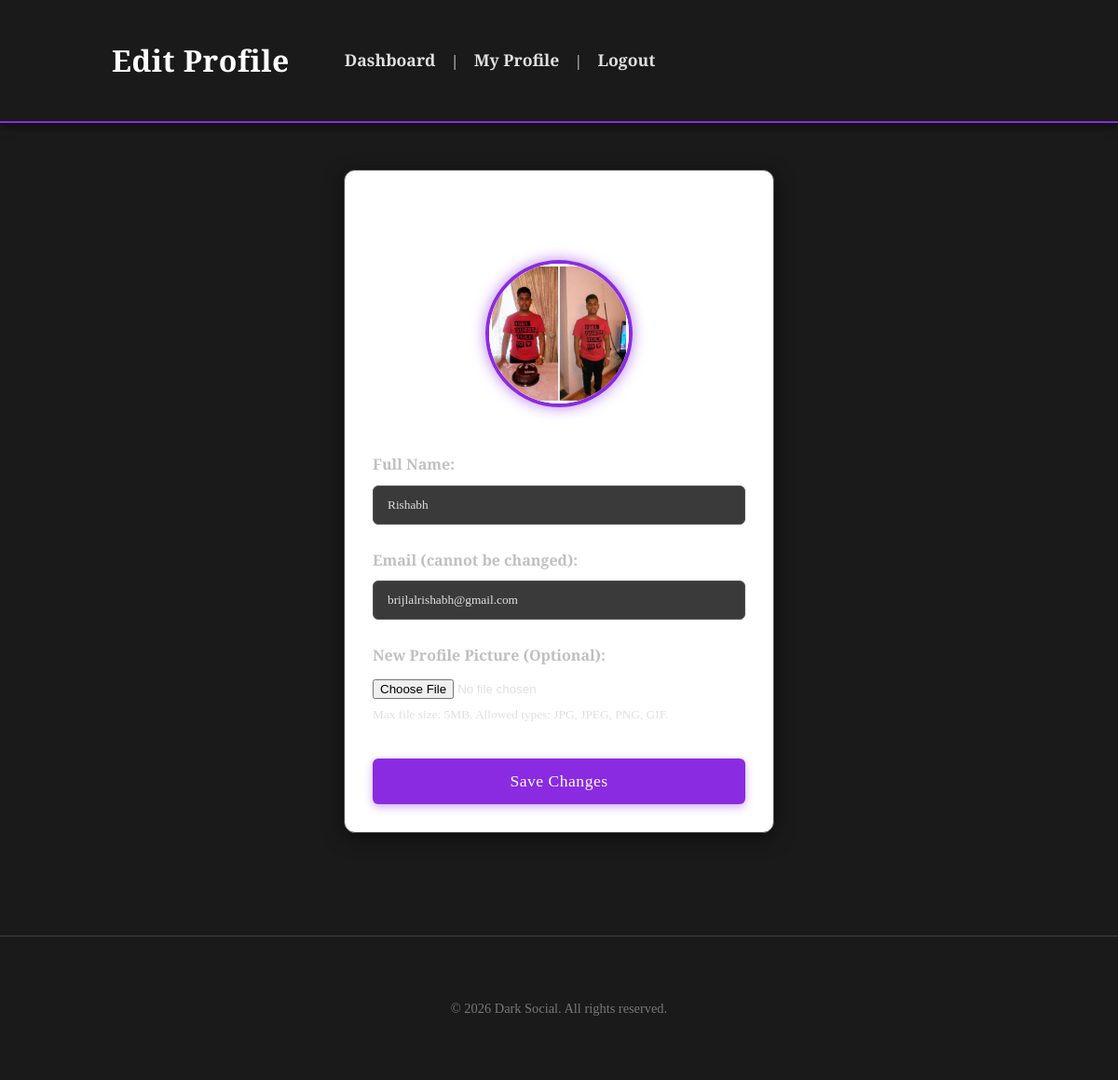
Page /pages/edit_profile.php (signed in) on the committed database.
### tables this page shows
CREATE TABLE `users` (
  `user_id` int(11) NOT NULL,
  `full_name` varchar(255) NOT NULL,
  `email` varchar(255) NOT NULL,
  `password_hash` varchar(255) NOT NULL,
  `profile_picture` varchar(255) DEFAULT NULL,
  `created_at` timestamp NOT NULL DEFAULT current_timestamp()
);

### pages/edit_profile.php (the view, shortened to what this page needs)
<?php
require_once '../includes/db_connection.php';
$current_user_id = $_SESSION['user_id'];
$user_data = [];
try {
    $sql_user = "SELECT user_id, full_name, email, profile_picture FROM users WHERE user_id = ?";
    $stmt_user = $pdo->prepare($sql_user);
    $stmt_user->execute([$current_user_id]);
    $user_data = $stmt_user->fetch();
} catch (PDOException $e) {
    die("Error fetching user data: " . $e->getMessage());
}
?>
<!DOCTYPE html>
<html lang="en">
<head>
    <link rel="stylesheet" href="../css/style.css">
</head>
<body>
    <header class="dashboard-header">
        <div class="container">
            <h1>Edit Profile</h1>
            <nav>
                <a href="dashboard.php">Dashboard</a> |
                <a href="profile.php?user_id=<?php echo htmlspecialchars($_SESSION['user_id']); ?>">My Profile</a> |
                <a href="logout.php">Logout</a>
            </nav>
        </div>
    </header>
    <div class="container">
        <section class="edit-profile-section">
            <h2>Update Your Information</h2>
            <div class="current-profile-pic-display">
                <img src="<?php echo htmlspecialchars($user_data['profile_picture'] ? '../' . $user_data['profile_picture'] : '../images/default_profile.png'); ?>" alt="Current Profile Picture" class="profile-pic-large">
            </div>
            <form action="edit_profile.php" method="post" enctype="multipart/form-data">
                <div class="form-group">
                    <label for="full_name">Full Name:</label>
                    <input type="text" id="full_name" name="full_name" value="<?php echo htmlspecialchars($user_data['full_name']); ?>" required>
                </div>
                <div class="form-group">
                    <label for="email">Email (cannot be changed):</label>
                    <input type="email" id="email" name="email" value="<?php echo htmlspecialchars($user_data['email']); ?>" readonly>
                </div>
                <div class="form-group">
                    <label for="profile_image">New Profile Picture (Optional):</label>
                    <input type="file" id="profile_image" name="profile_image" accept=".jpg,.jpeg,.png,.gif">
                    <small>Max file size: 5MB. Allowed types: JPG, JPEG, PNG, GIF.</small>
                </div>
                <button type="submit" class="btn">Save Changes</button>
            </form>
        </section>
    </div>
    <footer>
        <div class="container">
            <p>&copy; <?php echo date('Y'); ?> Dark Social. All rights reserved.</p>
        </div>
    </footer>
</body>
</html>

### css/style.css (style rules this page uses)
body { font-family: 'Crimson Text', serif; margin: 0; padding: 0; background-color: #1a1a1a; color: #e0e0e0; line-height: 1.7; }
h1, h2, h3, h4, h5, h6 { font-family: 'Playfair Display', serif; color: #8a2be2; margin-top: 0; margin-bottom: 15px; letter-spacing: 0.5px; }
a { color: #8a2be2; text-decoration: none; transition: color 0.3s ease; }
.container { width: 90%; max-width: 960px; margin: 0 auto; padding: 20px 0; }
.login-form, .register-form, .forgot-password-form, .set-password-form, .edit-profile-section, .search-section, .messages-container, .conversation-list, .message-area, .create-post-section, .profile-section, .user-info-box { background-color: #2c2c2c; padding: 35px; border-radius: 12px; box-shadow: 0 5px 20px rgba(0, 0, 0, 0.5); max-width: 400px; margin: 40px auto; text-align: center; border: 1px solid #444; }
.form-group { margin-bottom: 25px; text-align: left; }
.form-group label { display: block; margin-bottom: 8px; font-weight: bold; color: #c0c0c0; }
.form-group input[type="text"], .form-group input[type="email"], .form-group input[type="password"], .form-group textarea { width: 100%; padding: 12px 15px; border: 1px solid #555; border-radius: 6px; box-sizing: border-box; background-color: #3a3a3a; color: #e0e0e0; font-family: 'Crimson Text', serif; }
.btn { background-color: #8a2be2; color: white; padding: 14px 25px; border: none; border-radius: 6px; cursor: pointer; font-size: 1.1em; font-family: 'Playfair Display', serif; letter-spacing: 0.5px; transition: background-color 0.3s ease, transform 0.2s ease; width: 100%; margin-top: 10px; box-shadow: 0 3px 10px rgba(138, 43, 226, 0.4); }
.dashboard-header { background-color: #1a1a1a; color: white; padding: 18px 0; box-shadow: 0 3px 10px rgba(0,0,0,0.5); border-bottom: 2px solid #8a2be2; }
.dashboard-header h1 { color: white; margin: 0; display: inline-block; vertical-align: middle; font-size: 2em; }
.dashboard-header nav { display: inline-block; vertical-align: middle; margin-left: 40px; }
.dashboard-header nav a { color: #e0e0e0; text-decoration: none; margin: 0 15px; font-size: 1.1em; font-weight: bold; transition: color 0.3s ease; }
.profile-pic-large { width: 150px; height: 150px; border-radius: 50%; object-fit: cover; margin-bottom: 15px; border: 4px solid #8a2be2; box-shadow: 0 0 15px rgba(138, 43, 226, 0.6); }
footer { text-align: center; padding: 30px; margin-top: 50px; color: #777; font-size: 0.9em; border-top: 1px solid #444; }

### pages/edit_profile.php (style rules this page uses)
.edit-profile-section { background-color: #ffffffff; padding: 30px; border-radius: 12px; box-shadow: 0 5px 20px rgba(0, 0, 0, 0.5); border: 1px solid #444; margin-top: 30px; }
.edit-profile-section h2 { color: #ffffff; text-align: center; margin-bottom: 25px; }
.current-profile-pic-display { text-align: center; margin-bottom: 25px; }

### rows in the picture
users: profile_picture (picture), full_name "Rishabh", email "brijlalrishabh@gmail.com"
